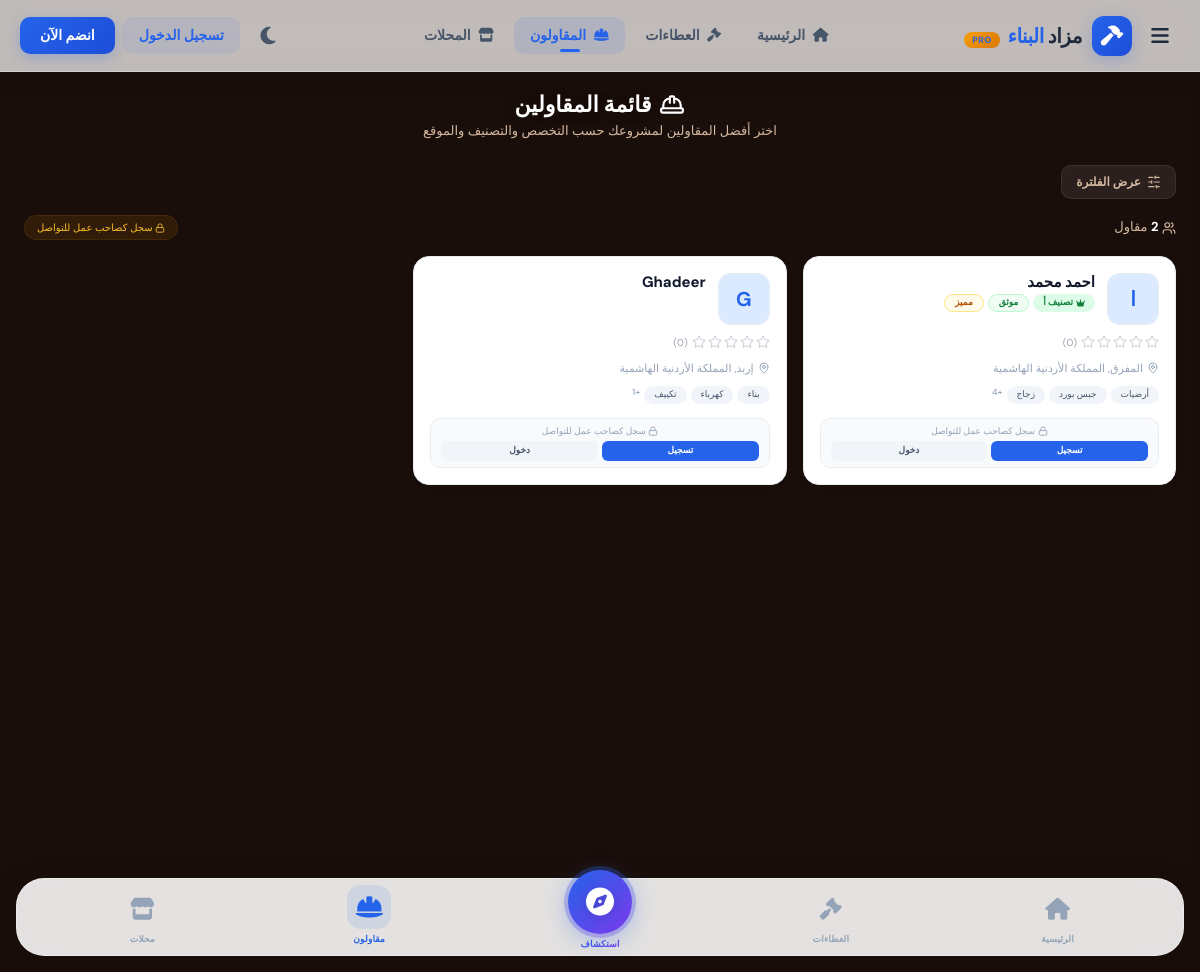
Page /contractors_list.php on the committed database.
### tables this page shows
CREATE TABLE `users` (
  `id` int(11) NOT NULL,
  `name` varchar(100) NOT NULL,
  `email` varchar(150) NOT NULL,
  `password` varchar(255) NOT NULL,
  `user_type` enum('employer','contractor','shop','admin') NOT NULL DEFAULT 'employer',
  `contractor_class` enum('A','B','C','D','pending') DEFAULT 'pending',
  `verification_status` enum('pending','approved','rejected') DEFAULT 'pending',
  `verification_date` datetime DEFAULT NULL,
  `verification_expiry` datetime DEFAULT NULL,
  `employer_verification_status` enum('pending','approved','rejected','none') DEFAULT 'none',
  `employer_verification_date` datetime DEFAULT NULL,
  `is_featured` tinyint(1) DEFAULT 0,
  `admin_notes` text DEFAULT NULL,
  `verified_by` int(11) DEFAULT NULL,
  `featured_until` date DEFAULT NULL,
  `verification_reject_reason` text DEFAULT NULL,
  `verified_at` timestamp NULL DEFAULT NULL,
  `entity_type` enum('individual','company') DEFAULT NULL,
  `phone` varchar(20) DEFAULT NULL,
  `whatsapp` varchar(20) DEFAULT NULL,
  `country_id` int(11) DEFAULT NULL,
  `city_id` int(11) DEFAULT NULL,
  `avatar` varchar(255) DEFAULT 'default-avatar.png',
  `bio` text DEFAULT NULL,
  `classification` varchar(50) DEFAULT NULL,
  `rating` decimal(3,2) DEFAULT 0.00,
  `reviews_count` int(11) DEFAULT 0,
  `is_verified` tinyint(1) DEFAULT 0,
  `status` enum('active','suspended','pending') DEFAULT 'active',
  `reset_token` varchar(255) DEFAULT NULL,
  `reset_expiry` datetime DEFAULT NULL,
  `created_at` timestamp NULL DEFAULT current_timestamp(),
  `updated_at` timestamp NULL DEFAULT current_timestamp() ON UPDATE current_timestamp(),
  `last_login` datetime DEFAULT NULL,
  `remember_token` varchar(255) DEFAULT NULL,
  `email_verified_at` datetime DEFAULT NULL,
  `otp_code` varchar(10) DEFAULT NULL,
  `otp_expires` datetime DEFAULT NULL,
  `cover_image` varchar(255) DEFAULT NULL,
  `address` varchar(255) DEFAULT NULL
);

CREATE TABLE `cities` (
  `id` int(11) NOT NULL,
  `country_id` int(11) NOT NULL,
  `name_ar` varchar(100) NOT NULL,
  `name_en` varchar(100) NOT NULL
);

CREATE TABLE `countries` (
  `id` int(11) NOT NULL,
  `name_ar` varchar(100) NOT NULL,
  `name_en` varchar(100) NOT NULL,
  `currency_ar` varchar(50) NOT NULL,
  `currency_code` varchar(10) NOT NULL,
  `phone_code` varchar(10) NOT NULL,
  `flag` varchar(10) DEFAULT NULL,
  `created_at` timestamp NULL DEFAULT current_timestamp()
);

### config.php (called while the page is built, shortened)
<?php
try {
    $pdo = new PDO(
        "mysql:host=" . DB_HOST . ";dbname=" . DB_NAME . ";charset=utf8mb4",
        DB_USER,
        DB_PASS,
        [
            PDO::ATTR_ERRMODE => PDO::ERRMODE_EXCEPTION,
            PDO::ATTR_DEFAULT_FETCH_MODE => PDO::FETCH_ASSOC,
            PDO::ATTR_EMULATE_PREPARES => false
        ]
    );
    $pdo->exec("SET NAMES utf8mb4");
    $pdo->exec("SET time_zone = '+03:00'");
} catch (PDOException $e) {
    die("خطأ في الاتصال بقاعدة البيانات: " . $e->getMessage());
}
function isLoggedIn() {
    return isset($_SESSION['user_id']) && $_SESSION['user_id'] > 0;
}
function getContractorSpecializations($user_id) {
    global $pdo;
    $stmt = $pdo->prepare("SELECT spec FROM contractor_specs WHERE user_id = ?");
    $stmt->execute([$user_id]);
    return $stmt->fetchAll(PDO::FETCH_COLUMN);
}
?>

### contractors_list.php (the view, shortened to what this page needs)
<?php
require_once 'config.php';
$search = isset($_GET['search']) ? clean($_GET['search']) : '';
$specialization = isset($_GET['specialization']) ? clean($_GET['specialization']) : '';
$contractor_class = isset($_GET['class']) ? clean($_GET['class']) : '';
$country_id = isset($_GET['country_id']) ? (int)$_GET['country_id'] : 0;
$city_id = isset($_GET['city_id']) ? (int)$_GET['city_id'] : 0;
$is_verified = isset($_GET['verified']) ? (int)$_GET['verified'] : 0;
$min_rating = isset($_GET['min_rating']) ? (float)$_GET['min_rating'] : 0;
$sql = "
    SELECT DISTINCT u.*,
           c.name_ar as country_name,
           ci.name_ar as city_name
    FROM users u
    LEFT JOIN countries c ON u.country_id = c.id
    LEFT JOIN cities ci ON u.city_id = ci.id
    WHERE u.user_type = 'contractor' AND (u.status = 'active' OR u.status IS NULL)
";
$params = [];
$sql .= " ORDER BY u.is_featured DESC, u.rating DESC, u.created_at DESC LIMIT 30";
try {
    $stmt = $pdo->prepare($sql);
    $stmt->execute($params);
    $contractors = $stmt->fetchAll();
} catch (PDOException $e) {
    $contractors = [];
}
$has_active_filters = ($search || $specialization || ($contractor_class != '' && $contractor_class != 'all') || $country_id > 0 || $city_id > 0 || $is_verified == 1 || $min_rating > 0);
$contractor_classes = [
    'all' => ['name' => 'جميع التصنيفات', 'icon' => 'fa-chart-line', 'color' => 'gray', 'badge' => 'bg-gray-100 text-gray-600'],
    'A' => ['name' => 'تصنيف أ', 'icon' => 'fa-crown', 'color' => 'green', 'badge' => 'bg-green-100 text-green-700'],
    'B' => ['name' => 'تصنيف ب', 'icon' => 'fa-medal', 'color' => 'blue', 'badge' => 'bg-blue-100 text-blue-700'],
    'C' => ['name' => 'تصنيف ج', 'icon' => 'fa-chart-line', 'color' => 'amber', 'badge' => 'bg-amber-100 text-amber-700'],
    'D' => ['name' => 'تصنيف د', 'icon' => 'fa-seedling', 'color' => 'orange', 'badge' => 'bg-orange-100 text-orange-700']
];
include 'includes/header.php';
?>
<!DOCTYPE html>
<html lang="ar" dir="rtl">
<head>
    <script src="https://cdn.tailwindcss.com/3.4.17"></script>
    <link rel="stylesheet" href="https://cdnjs.cloudflare.com/ajax/libs/font-awesome/6.5.0/css/all.min.css">
</head>
<body>
<div class="main-content">
    <div class="max-w-7xl mx-auto px-3 md:px-6">
        <div class="page-title text-center mb-6">
            <h1 class="flex items-center justify-center gap-2">
                <i data-lucide="hard-hat" style="width:26px;height:26px;"></i>
                قائمة المقاولين
            </h1>
            <p>اختر أفضل المقاولين لمشروعك حسب التخصص والتصنيف والموقع</p>
        </div>
        <div class="flex flex-wrap items-center justify-between gap-2 mb-4">
            <div class="flex gap-2 flex-wrap items-center">
                <button id="filterToggleBtn" onclick="toggleFilter()" class="btn-filter <?= $has_active_filters ? 'active' : '' ?>">
                    <i data-lucide="sliders-horizontal" style="width:14px;height:14px;"></i>
                    <span id="filterBtnText"><?= $has_active_filters ? 'إخفاء الفلترة' : 'عرض الفلترة' ?></span>
                </button>
            </div>
        </div>
        <div class="results-count flex justify-between items-center mb-4 flex-wrap gap-2">
            <p><i data-lucide="users" style="width:14px;height:14px;display:inline;"></i> <strong><?= count($contractors) ?></strong> مقاول</p>
            <?php if (!isLoggedIn() || getUserType() !== 'employer'): ?>
            <span class="bg-amber-500/10 text-amber-400 text-[10px] px-3 py-1 rounded-full border border-amber-500/10">
                <i data-lucide="lock" style="width:10px;height:10px;display:inline;"></i> سجل كصاحب عمل للتواصل
            </span>
            <?php endif; ?>
        </div>
        <?php if (empty($contractors)): ?>
        <div class="empty-state">
            <i data-lucide="hard-hat" style="width:48px;height:48px;margin:0 auto 12px;display:block;color:rgba(255,255,255,0.15);"></i>
            <p>لا توجد مقاولين مطابقين لبحثك</p>
            <a href="<?= SITE_URL ?>/contractors_list.php">عرض جميع المقاولين</a>
        </div>
        <?php else: ?>
        <div class="grid grid-cols-1 sm:grid-cols-2 lg:grid-cols-3 gap-4">
            <?php foreach ($contractors as $contractor):
            $specs = getContractorSpecializations($contractor['id']);
            $class_info = $contractor_classes[$contractor['contractor_class'] ?? 'all'];
            $rating = round($contractor['rating'] ?? 0, 1);
            $avatar_path = !empty($contractor['avatar']) && file_exists(__DIR__ . '/' . $contractor['avatar'])
                         ? SITE_URL . '/' . $contractor['avatar']
                         : null;
            ?>
            <div class="contractor-card" onclick="handleCardClick(<?= $contractor['id'] ?>, event)">
                <div class="flex items-start gap-3">
                    <div class="contractor-avatar">
                        <?php if ($avatar_path): ?>
                            <img src="<?= $avatar_path ?>" alt="<?= htmlspecialchars($contractor['name']) ?>" loading="lazy">
                        <?php else: ?>
                            <div class="no-image"><?= mb_substr($contractor['name'], 0, 1, 'UTF-8') ?></div>
                        <?php endif; ?>
                    </div>
                    <div class="flex-1 min-w-0">
                        <div class="contractor-name"><?= htmlspecialchars($contractor['name']) ?></div>
                        <div class="flex flex-wrap gap-1 mt-0.5">
                            <span class="contractor-badge <?= $class_info['badge'] ?>">
                                <i class="fas <?= $class_info['icon'] ?>" style="font-size:8px;"></i>
                                <?= $class_info['name'] ?>
                            </span>
                            <?php if ($contractor['verification_status'] === 'approved'): ?>
                            <span class="contractor-badge bg-green-50 text-green-700 border border-green-200">موثق</span>
                            <?php endif; ?>
                            <?php if ($contractor['is_featured']): ?>
                            <span class="contractor-badge bg-amber-50 text-amber-700 border border-amber-200">مميز</span>
                            <?php endif; ?>
                        </div>
                    </div>
                </div>
                <div class="flex items-center gap-1">
                    <div class="flex gap-0.5">
                        <?php for ($i = 1; $i <= 5; $i++): ?>
                        <i data-lucide="star" class="w-3.5 h-3.5 <?= $i <= round($rating) ? 'text-amber-400 fill-current' : 'text-gray-300' ?>"></i>
                        <?php endfor; ?>
                    </div>
                    <span class="text-gray-400 text-[10px]">(<?= $contractor['reviews_count'] ?? 0 ?>)</span>
                </div>
                <div class="contractor-location">
                    <i data-lucide="map-pin" style="width:12px;height:12px;"></i>
                    <span><?= htmlspecialchars($contractor['city_name'] ?? '') ?>, <?= htmlspecialchars($contractor['country_name'] ?? '') ?></span>
                </div>
                <?php if (!empty($specs)): ?>
                <div class="flex flex-wrap gap-1">
                    <?php foreach (array_slice($specs, 0, 3) as $spec): ?>
                    <span class="contractor-spec"><?= htmlspecialchars($spec) ?></span>
                    <?php endforeach; ?>
                    <?php if (count($specs) > 3): ?>
                    <span class="contractor-spec-more">+<?= count($specs) - 3 ?></span>
                    <?php endif; ?>
                </div>
                <?php endif; ?>
                <?php if (isLoggedIn() && getUserType() === 'employer'): ?>
                <div class="flex gap-2 mt-1 pt-2 border-t border-gray-100">
                    <a href="<?= SITE_URL ?>/profile.php?id=<?= $contractor['id'] ?>" class="btn-view-profile">
                        <i data-lucide="eye" style="width:12px;height:12px;"></i> عرض الملف
                    </a>
                    <a href="<?= SITE_URL ?>/chat.php?project_id=0&contractor_id=<?= $contractor['id'] ?>" class="btn-chat">
                        <i data-lucide="message-circle" style="width:12px;height:12px;"></i>
                    </a>
                </div>
                <?php else: ?>
                <div class="login-prompt mt-1">
                    <p><i data-lucide="lock" style="width:10px;height:10px;display:inline;"></i> سجل كصاحب عمل للتواصل</p>
                    <div class="btn-group">
                        <a href="<?= SITE_URL ?>/register.php" class="btn-register">تسجيل</a>
                        <a href="<?= SITE_URL ?>/login.php" class="btn-login">دخول</a>
                    </div>
                </div>
                <?php endif; ?>
            </div>
            <?php endforeach; ?>
        </div>
        <?php endif; ?>
    </div>
</div>
<?php include 'includes/footer.php'; ?>
</body>
</html>

### rows in the picture
users: name "ا", name "احمد محمد", contractor_class "تصنيف أ", verification_status "موثق", is_featured "مميز", rating 0 (drawn), reviews_count "0", city.name_ar "المفرق", country.name_ar "المملكة الأردنية الهاشمية", spec "أرضيات", spec "جبس بورد", spec "زجاج", count($specs) - 3 "4"
users: name "G", name "Ghadeer", rating 0 (drawn), reviews_count "0", city.name_ar "إربد", country.name_ar "المملكة الأردنية الهاشمية", spec "بناء", spec "كهرباء", spec "تكييف", count($specs) - 3 "1"

### other values in the picture
count($contractors) "2"
